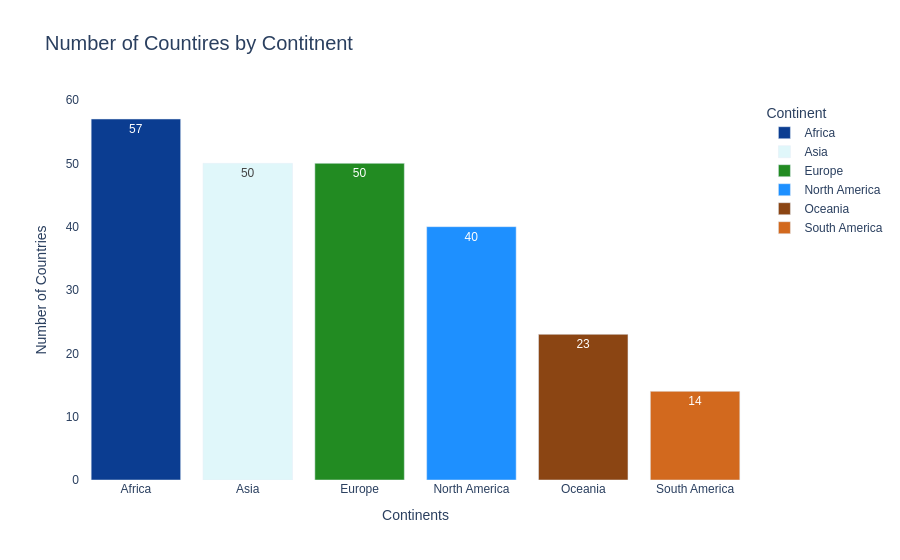

Here is the notebook cell this chart was saved with:
### Code cell
fig.update_layout(
xaxis_title='Continents',
yaxis_title='Number of Countries',
plot_bgcolor='rgba(0,0,0,0)', 
font_family='Arial', 
title_font_size=20 )

### Figure 1 — Plotly figure (JSON) as saved in the notebook; plotly's stock layout.template omitted (floating-point values rounded to 4 significant figures)
{"data": [{"hovertemplate": "Continent=%{x}<br>count=%{text}<extra></extra>", "legendgroup": "Africa", "marker": {"color": "#0b3d91", "pattern": {"shape": ""}}, "name": "Africa", "orientation": "v", "showlegend": true, "text": [57.0], "textposition": "auto", "type": "bar", "x": ["Africa"], "xaxis": "x", "y": [57], "yaxis": "y"}, {"hovertemplate": "Continent=%{x}<br>count=%{text}<extra></extra>", "legendgroup": "Asia", "marker": {"color": "#e0f7fa", "pattern": {"shape": ""}}, "name": "Asia", "orientation": "v", "showlegend": true, "text": [50.0], "textposition": "auto", "type": "bar", "x": ["Asia"], "xaxis": "x", "y": [50], "yaxis": "y"}, {"hovertemplate": "Continent=%{x}<br>count=%{text}<extra></extra>", "legendgroup": "Europe", "marker": {"color": "#228b22", "pattern": {"shape": ""}}, "name": "Europe", "orientation": "v", "showlegend": true, "text": [50.0], "textposition": "auto", "type": "bar", "x": ["Europe"], "xaxis": "x", "y": [50], "yaxis": "y"}, {"hovertemplate": "Continent=%{x}<br>count=%{text}<extra></extra>", "legendgroup": "North America", "marker": {"color": "#1e90ff", "pattern": {"shape": ""}}, "name": "North America", "orientation": "v", "showlegend": true, "text": [40.0], "textposition": "auto", "type": "bar", "x": ["North America"], "xaxis": "x", "y": [40], "yaxis": "y"}, {"hovertemplate": "Continent=%{x}<br>count=%{text}<extra></extra>", "legendgroup": "Oceania", "marker": {"color": "#8B4513", "pattern": {"shape": ""}}, "name": "Oceania", "orientation": "v", "showlegend": true, "text": [23.0], "textposition": "auto", "type": "bar", "x": ["Oceania"], "xaxis": "x", "y": [23], "yaxis": "y"}, {"hovertemplate": "Continent=%{x}<br>count=%{text}<extra></extra>", "legendgroup": "South America", "marker": {"color": "#D2691E", "pattern": {"shape": ""}}, "name": "South America", "orientation": "v", "showlegend": true, "text": [14.0], "textposition": "auto", "type": "bar", "x": ["South America"], "xaxis": "x", "y": [14], "yaxis": "y"}], "layout": {"barmode": "relative", "font": {"family": "Arial"}, "legend": {"title": {"text": "Continent"}, "tracegroupgap": 0}, "plot_bgcolor": "rgba(0,0,0,0)", "title": {"font": {"size": 20}, "text": "Number of Countires by Contitnent"}, "xaxis": {"anchor": "y", "categoryarray": ["Africa", "Asia", "Europe", "North America", "Oceania", "South America"], "categoryorder": "array", "domain": [0, 1], "title": {"text": "Continents"}}, "yaxis": {"anchor": "x", "domain": [0, 1], "title": {"text": "Number of Countries"}}}}
